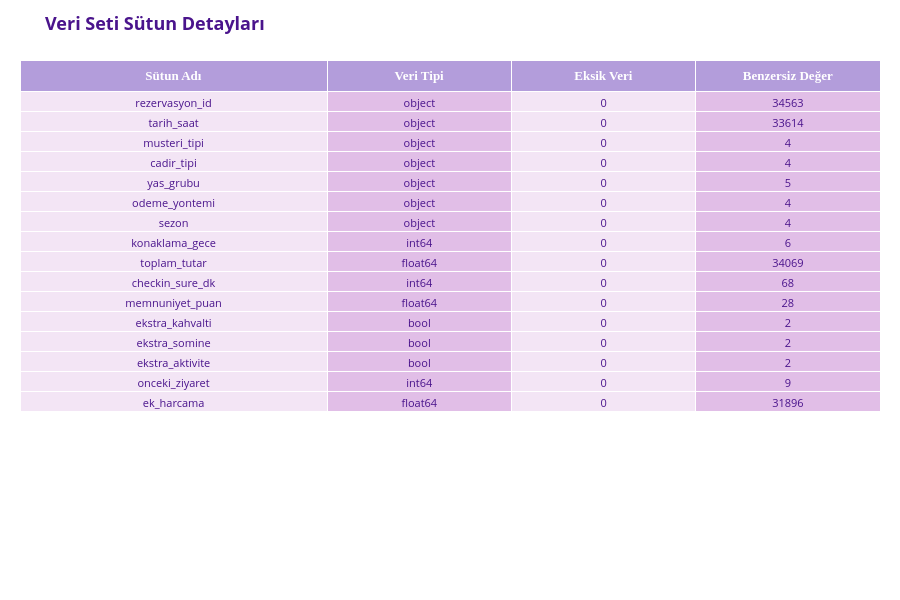

This figure's notebook cell:
### Markdown cell above
---

## 📊 1.6 Sütun İsimleri Görselleştirmesi

### Code cell
# Sütun isimlerini ve veri tiplerini görselleştirme
import plotly.graph_objects as go

# Veri tipi bilgilerini hazırlama
column_info = pd.DataFrame({
    'Sütun': df.columns,
    'Veri Tipi': df.dtypes.astype(str),
    'Null Sayısı': df.isnull().sum().values,
    'Benzersiz Değer': df.nunique().values
})

# Plotly table oluşturma
fig = go.Figure(data=[go.Table(
    columnwidth=[200, 120, 120, 120],
    header=dict(
        values=['<b>Sütun Adı</b>', '<b>Veri Tipi</b>', '<b>Eksik Veri</b>', '<b>Benzersiz Değer</b>'],
        fill_color='#B39DDB',
        align='center',
        font=dict(color='white', size=13, family='Arial Black')
    ),
    cells=dict(
        values=[column_info['Sütun'], 
                column_info['Veri Tipi'], 
                column_info['Null Sayısı'],
                column_info['Benzersiz Değer']],
        fill_color=['#F3E5F5', '#E1BEE7', '#F3E5F5', '#E1BEE7'],
        align='center',
        font=dict(color='#4A148C', size=11)
    )
)])

fig.update_layout(
    title=dict(
        text='<b>Veri Seti Sütun Detayları</b>',
        font=dict(size=18, color='#4A148C')
    ),
    height=600,
    margin=dict(l=20, r=20, t=60, b=20)
)

fig.show()

### Figure 1 — Plotly figure (JSON) as saved in the notebook; plotly's stock layout.template omitted (floating-point values rounded to 4 significant figures)
{"data": [{"cells": {"align": "center", "fill": {"color": ["#F3E5F5", "#E1BEE7", "#F3E5F5", "#E1BEE7"]}, "font": {"color": "#4A148C", "size": 11}, "values": [["rezervasyon_id", "tarih_saat", "musteri_tipi", "cadir_tipi", "yas_grubu", "odeme_yontemi", "sezon", "konaklama_gece", "toplam_tutar", "checkin_sure_dk", "memnuniyet_puan", "ekstra_kahvalti", "ekstra_somine", "ekstra_aktivite", "onceki_ziyaret", "ek_harcama"], ["object", "object", "object", "object", "object", "object", "object", "int64", "float64", "int64", "float64", "bool", "bool", "bool", "int64", "float64"], [0, 0, 0, 0, 0, 0, 0, 0, 0, 0, 0, 0, 0, 0, 0, 0], [34563, 33614, 4, 4, 5, 4, 4, 6, 34069, 68, 28, 2, 2, 2, 9, 31896]]}, "columnwidth": [200, 120, 120, 120], "header": {"align": "center", "fill": {"color": "#B39DDB"}, "font": {"color": "white", "family": "Arial Black", "size": 13}, "values": ["<b>Sütun Adı</b>", "<b>Veri Tipi</b>", "<b>Eksik Veri</b>", "<b>Benzersiz Değer</b>"]}, "type": "table"}], "layout": {"height": 600, "margin": {"b": 20, "l": 20, "r": 20, "t": 60}, "title": {"font": {"color": "#4A148C", "size": 18}, "text": "<b>Veri Seti Sütun Detayları</b>"}}}
